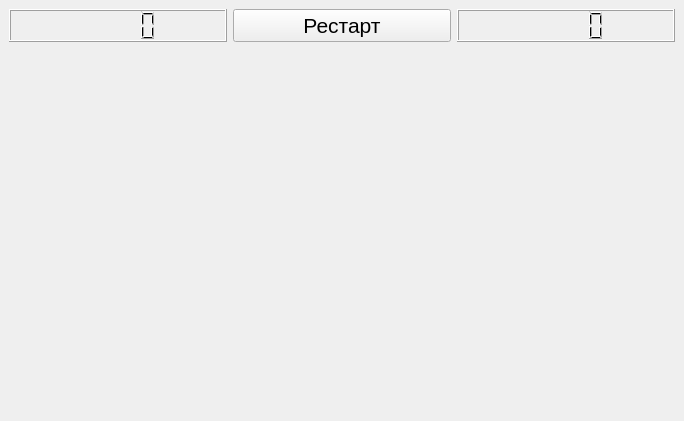
<?xml version="1.0" encoding="UTF-8"?>
<ui version="4.0">
 <class>MainWindow</class>
 <widget class="QMainWindow" name="MainWindow">
  <property name="geometry">
   <rect>
    <x>0</x>
    <y>0</y>
    <width>684</width>
    <height>421</height>
   </rect>
  </property>
  <property name="font">
   <font>
    <pointsize>16</pointsize>
   </font>
  </property>
  <property name="windowTitle">
   <string>MainWindow</string>
  </property>
  <widget class="QWidget" name="centralwidget">
   <layout class="QVBoxLayout" name="verticalLayout">
    <item>
     <layout class="QHBoxLayout" name="horizontalLayout_2">
      <item>
       <widget class="QLCDNumber" name="bombCounter"/>
      </item>
      <item>
       <widget class="QPushButton" name="startButton">
        <property name="text">
         <string>Рестарт</string>
        </property>
       </widget>
      </item>
      <item>
       <widget class="QLCDNumber" name="timeCounter"/>
      </item>
     </layout>
    </item>
    <item>
     <layout class="QHBoxLayout" name="horizontalLayout">
      <item>
       <spacer name="horizontalSpacer_2">
        <property name="orientation">
         <enum>Qt::Horizontal</enum>
        </property>
        <property name="sizeHint" stdset="0">
         <size>
          <width>208</width>
          <height>20</height>
         </size>
        </property>
       </spacer>
      </item>
      <item>
       <widget class="MapWidget" name="map" native="true"/>
      </item>
      <item>
       <spacer name="horizontalSpacer">
        <property name="orientation">
         <enum>Qt::Horizontal</enum>
        </property>
        <property name="sizeHint" stdset="0">
         <size>
          <width>228</width>
          <height>20</height>
         </size>
        </property>
       </spacer>
      </item>
     </layout>
    </item>
    <item>
     <spacer name="verticalSpacer">
      <property name="orientation">
       <enum>Qt::Vertical</enum>
      </property>
      <property name="sizeHint" stdset="0">
       <size>
        <width>20</width>
        <height>331</height>
       </size>
      </property>
     </spacer>
    </item>
   </layout>
  </widget>
 </widget>
 <customwidgets>
  <customwidget>
   <class>MapWidget</class>
   <extends>QWidget</extends>
   <header>MapWidget.h</header>
   <container>1</container>
  </customwidget>
 </customwidgets>
 <resources/>
 <connections/>
</ui>
